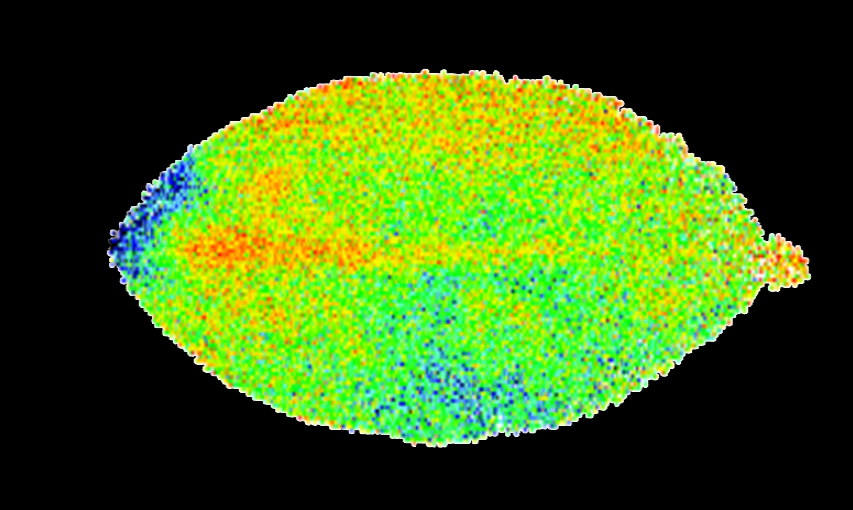
#> input picture test/output/iro/1.png, 853 x 510 px, given in place of naname.JPG, which was not available
$ python saido.py
#> lines starting #> are read from the running program, lines starting #| are printed output that depends on the picture; after the words box and inside, x2 and y2 are one past the last pixel; in counts of white or black regions, pixels touching at a corner belong together; pictures that were not available may be replaced by others from this repository, and a replacement may not be noted
import cv2
import numpy as np

in_path = "test/img/naname.JPG"
out_path = "test/output/hsv/"
img = cv2.imread(in_path)
#> img is the input picture: shape (510, 853, 3); mean B, G, R 21.1, 95.9, 60.1
height, width = img.shape[:2]
#> height = 510; width = 853
min_area = height * width / 100
#> min_area = 4350.3

def save(name, img):
    output = out_path + name
    cv2.imwrite(output, img)

img_hsv = cv2.cvtColor(img, cv2.COLOR_BGR2HSV)
#> img_hsv: shape (510, 853, 3); mean H, S, V 20.4, 91.1, 100.1
imgh, imgs, imgv = cv2.split(img_hsv)
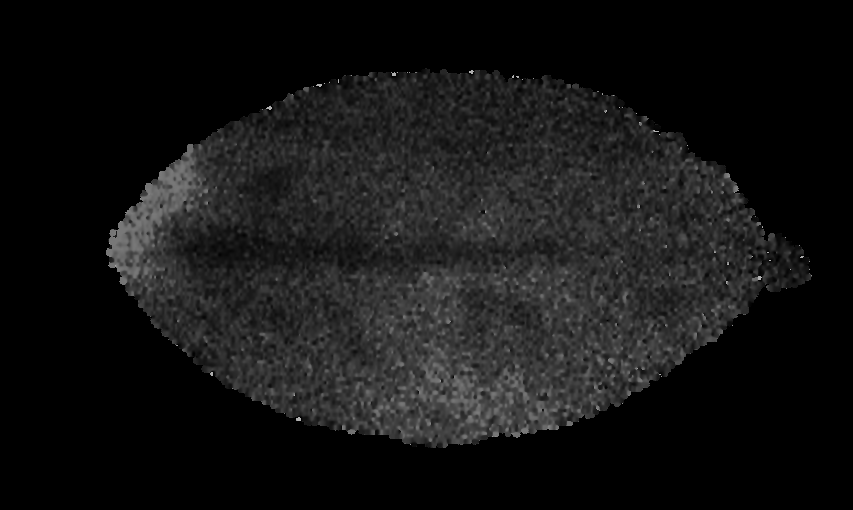
#> imgh: shape (510, 853); min 0, max 179, mean 20.4
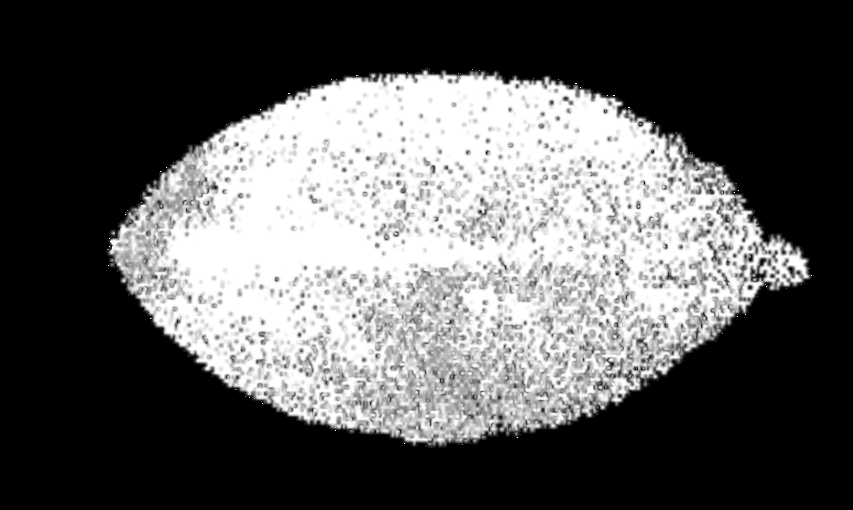
#> imgs: shape (510, 853); min 0, max 255, mean 91.1

save("h.jpeg", imgh)
save("s.jpeg", imgs)
save("v.jpeg", imgv)

_, imgh_bin = cv2.threshold(imgh, 50, 255, cv2.THRESH_BINARY)
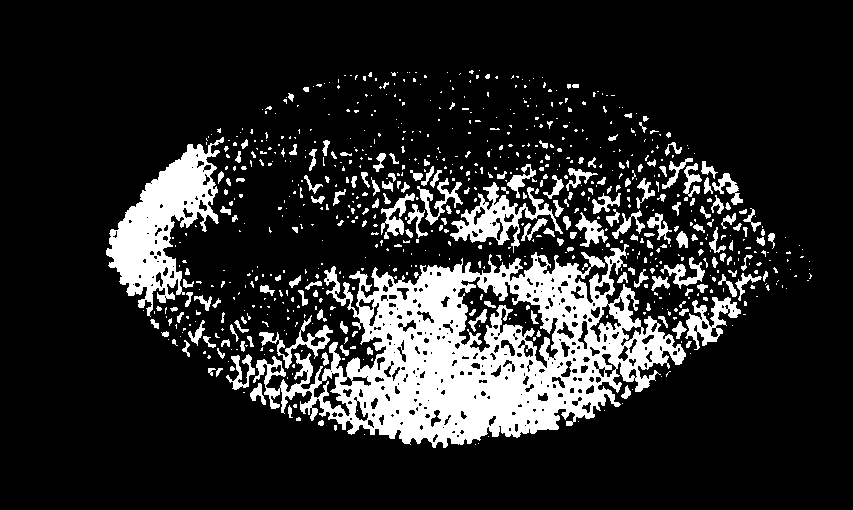
#> imgh_bin: shape (510, 853); 16% white; 774 white regions (582 under 20 px), largest, box (x1, y1, x2, y2) and area: (253, 244, 686, 448) 39077, (106, 137, 224, 317) 8463, (450, 182, 563, 253) 2390
_, imgs_bin = cv2.threshold(imgs, 50, 255, cv2.THRESH_BINARY)
#> imgs_bin: shape (510, 853); 41.7% white; 80 white regions (79 under 20 px), largest, box (x1, y1, x2, y2) and area: (107, 70, 812, 447) 181440
_, imgv_bin = cv2.threshold(imgv, 50, 255, cv2.THRESH_BINARY)
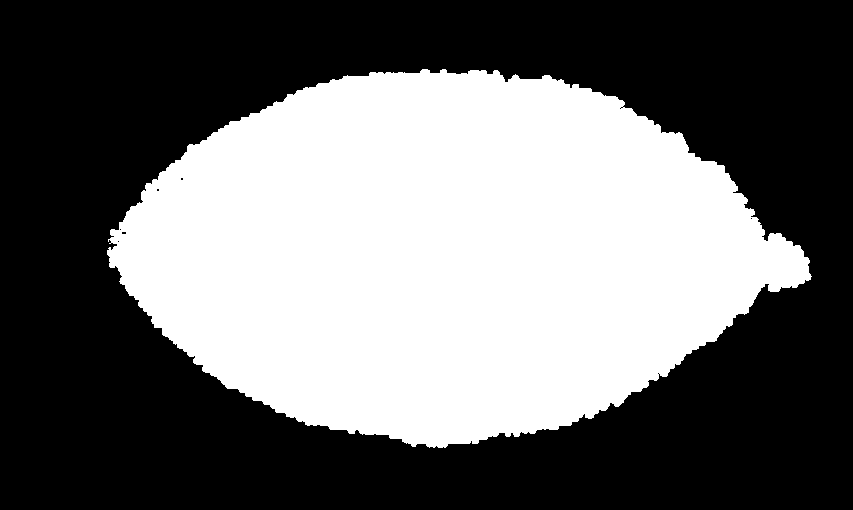
#> imgv_bin: shape (510, 853); 42.4% white; 1 white region

save("h_bin.jpeg", imgh_bin)
save("s_bin.jpeg", imgs_bin)
save("v_bin.jpeg", imgv_bin)

#imgh_noise = cv2.medianBlur(imgh_bin, )
#save("h_noise.jpeg", imgh_noise)

conts_h, _ = cv2.findContours(imgh_bin, cv2.RETR_EXTERNAL, cv2.CHAIN_APPROX_SIMPLE)
#> conts_h = 759 contours, 633 with area under 20; largest, box (x1, y1, x2, y2) and area: (253, 244, 686, 448) 47028, (106, 137, 224, 317) 8566, (450, 182, 563, 253) 2350, (685, 297, 741, 350) 1088, (259, 315, 333, 369) 700
contsh_list = list(filter(lambda x: cv2.contourArea(x) > min_area, conts_h))
#> contsh_list = 2 contours; box (x1, y1, x2, y2) and area: (253, 244, 686, 448) 47028, (106, 137, 224, 317) 8566
conts_s, _ = cv2.findContours(imgs_bin, cv2.RETR_EXTERNAL, cv2.CHAIN_APPROX_SIMPLE)
#> conts_s = 80 contours, 79 with area under 20; largest, box (x1, y1, x2, y2) and area: (107, 70, 812, 447) 180726
contss_list = list(filter(lambda x: cv2.contourArea(x) > min_area, conts_s))
#> contss_list = 1 contour; box (x1, y1, x2, y2) and area: (107, 70, 812, 447) 180726
conts_v, _ = cv2.findContours(imgv_bin, cv2.RETR_EXTERNAL, cv2.CHAIN_APPROX_SIMPLE)
#> conts_v = 1 contour; box (x1, y1, x2, y2) and area: (107, 69, 812, 448) 183704
contsv_list = list(filter(lambda x: cv2.contourArea(x) > min_area, conts_v))
#> contsv_list has the same summary as conts_v

conth = img.copy()
conts = img.copy()
contv = img.copy()

cv2.drawContours(conth, contsh_list, -1, color=(0,0,255), thickness=5)
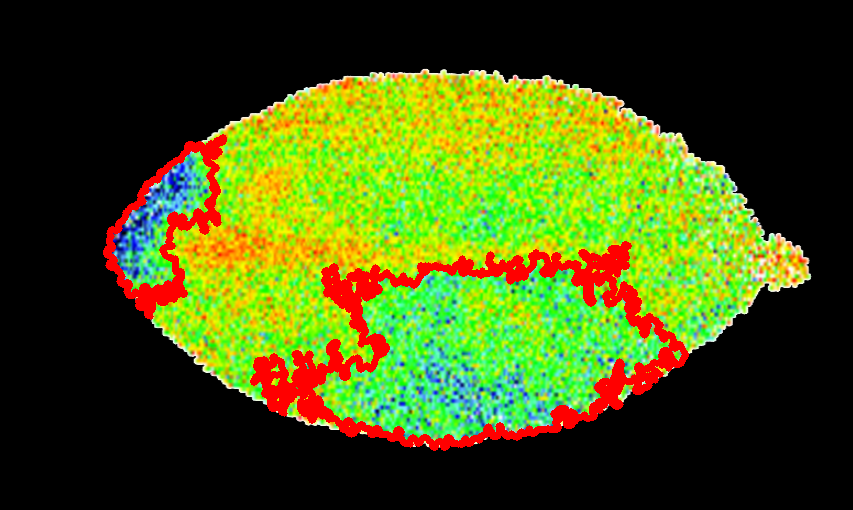
#> conth: shape (510, 853, 3); 5.53% of pixels changed, all inside (x1, y1, x2, y2) = (103, 134, 689, 451)
cv2.drawContours(conts, contss_list, -1, color=(0,0,255), thickness=5)
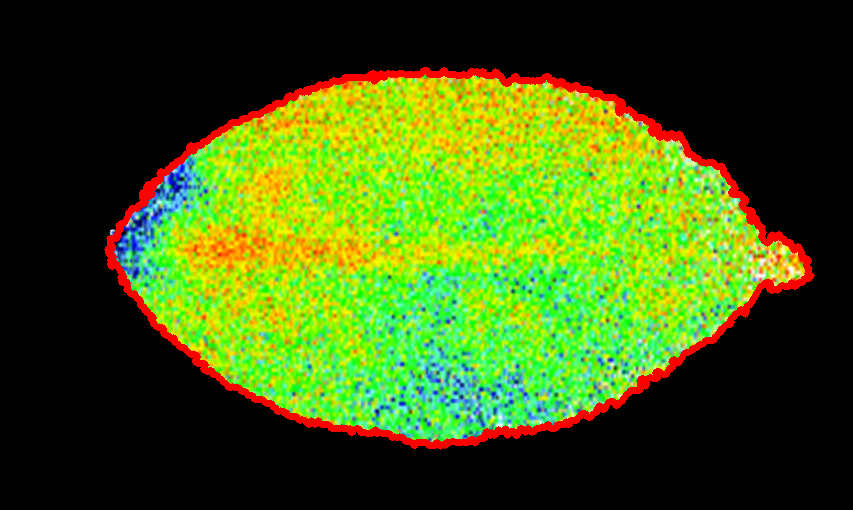
#> conts: shape (510, 853, 3); 3.21% of pixels changed, all inside (x1, y1, x2, y2) = (104, 67, 815, 450)
cv2.drawContours(contv, contsv_list, -1, color=(0,0,255), thickness=5)
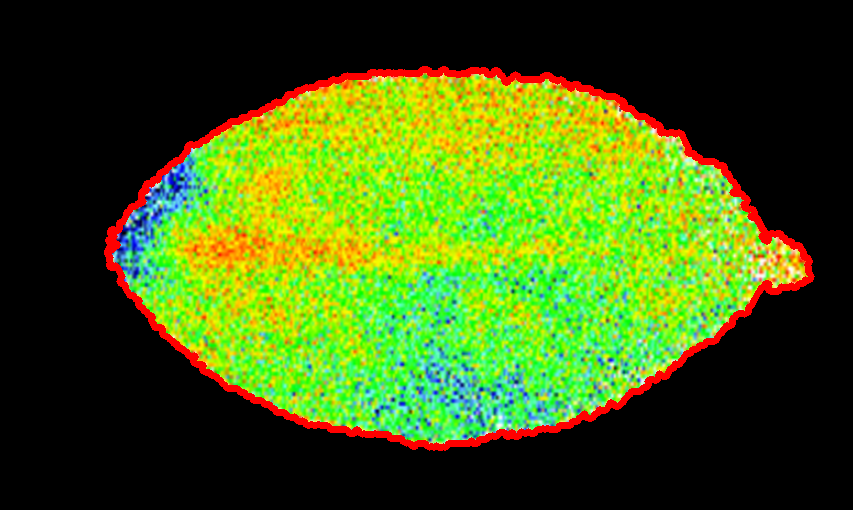
#> contv: shape (510, 853, 3); 3.06% of pixels changed, all inside (x1, y1, x2, y2) = (104, 66, 815, 451)

save("conth.jpeg", conth)
save("conts.jpeg", conts)
save("contv.jpeg", contv)


print(len(conts_h))
#| 759
print(len(conts_s))
#| 80
print(len(conts_v))
#| 1

print(len(contsh_list))
#| 2
print(len(contss_list))
#| 1
print(len(contsv_list))
#| 1
